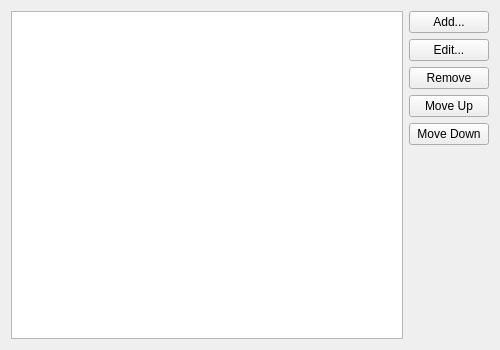
<?xml version="1.0" encoding="UTF-8"?>
<ui version="4.0">
 <class>MaterialExceptionListWidget</class>
 <widget class="QWidget" name="MaterialExceptionListWidget">
  <property name="geometry">
   <rect>
    <x>0</x>
    <y>0</y>
    <width>500</width>
    <height>350</height>
   </rect>
  </property>
  <layout class="QHBoxLayout" name="horizontalLayout">
   <item>
    <widget class="QTreeView" name="exceptionListView">
     <property name="rootIsDecorated">
      <bool>false</bool>
     </property>
     <property name="itemsExpandable">
      <bool>false</bool>
     </property>
     <property name="sortingEnabled">
      <bool>false</bool>
     </property>
     <property name="allColumnsShowFocus">
      <bool>true</bool>
     </property>
    </widget>
   </item>
   <item>
    <layout class="QVBoxLayout" name="verticalLayoutButtons">
     <item>
      <widget class="QPushButton" name="addButton">
       <property name="text">
        <string>Add...</string>
       </property>
      </widget>
     </item>
     <item>
      <widget class="QPushButton" name="editButton">
       <property name="text">
        <string>Edit...</string>
       </property>
      </widget>
     </item>
     <item>
      <widget class="QPushButton" name="removeButton">
       <property name="text">
        <string>Remove</string>
       </property>
      </widget>
     </item>
     <item>
      <widget class="QPushButton" name="moveUpButton">
       <property name="text">
        <string>Move Up</string>
       </property>
      </widget>
     </item>
     <item>
      <widget class="QPushButton" name="moveDownButton">
       <property name="text">
        <string>Move Down</string>
       </property>
      </widget>
     </item>
     <item>
      <spacer name="verticalSpacer">
       <property name="orientation">
        <enum>Qt::Vertical</enum>
       </property>
       <property name="sizeHint" stdset="0">
        <size>
         <width>20</width>
         <height>40</height>
        </size>
       </property>
      </spacer>
     </item>
    </layout>
   </item>
  </layout>
 </widget>
 <resources/>
 <connections/>
</ui>
